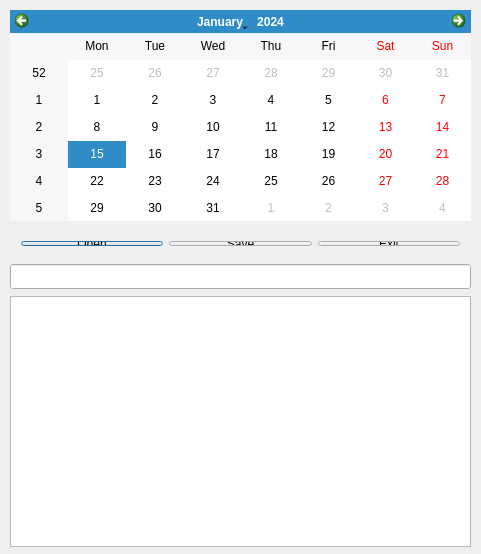
<?xml version="1.0" encoding="UTF-8"?>
<ui version="4.0">
 <class>Dialog</class>
 <widget class="QDialog" name="Dialog">
  <property name="geometry">
   <rect>
    <x>0</x>
    <y>0</y>
    <width>481</width>
    <height>554</height>
   </rect>
  </property>
  <property name="windowTitle">
   <string>Dialog</string>
  </property>
  <widget class="QCalendarWidget" name="calendarWidget">
   <property name="geometry">
    <rect>
     <x>10</x>
     <y>10</y>
     <width>461</width>
     <height>211</height>
    </rect>
   </property>
  </widget>
  <widget class="QLineEdit" name="lineEdit">
   <property name="geometry">
    <rect>
     <x>10</x>
     <y>264</y>
     <width>461</width>
     <height>25</height>
    </rect>
   </property>
  </widget>
  <widget class="QPlainTextEdit" name="plainTextEdit">
   <property name="geometry">
    <rect>
     <x>10</x>
     <y>296</y>
     <width>461</width>
     <height>251</height>
    </rect>
   </property>
  </widget>
  <widget class="QWidget" name="">
   <property name="geometry">
    <rect>
     <x>10</x>
     <y>230</y>
     <width>461</width>
     <height>27</height>
    </rect>
   </property>
   <layout class="QHBoxLayout" name="horizontalLayout">
    <item>
     <widget class="QPushButton" name="pushButton">
      <property name="text">
       <string>Open</string>
      </property>
     </widget>
    </item>
    <item>
     <widget class="QPushButton" name="pushButton_2">
      <property name="text">
       <string>Save</string>
      </property>
     </widget>
    </item>
    <item>
     <widget class="QPushButton" name="pushButton_3">
      <property name="text">
       <string>Exit</string>
      </property>
     </widget>
    </item>
   </layout>
  </widget>
 </widget>
 <layoutdefault spacing="6" margin="11"/>
 <resources/>
 <connections/>
</ui>
